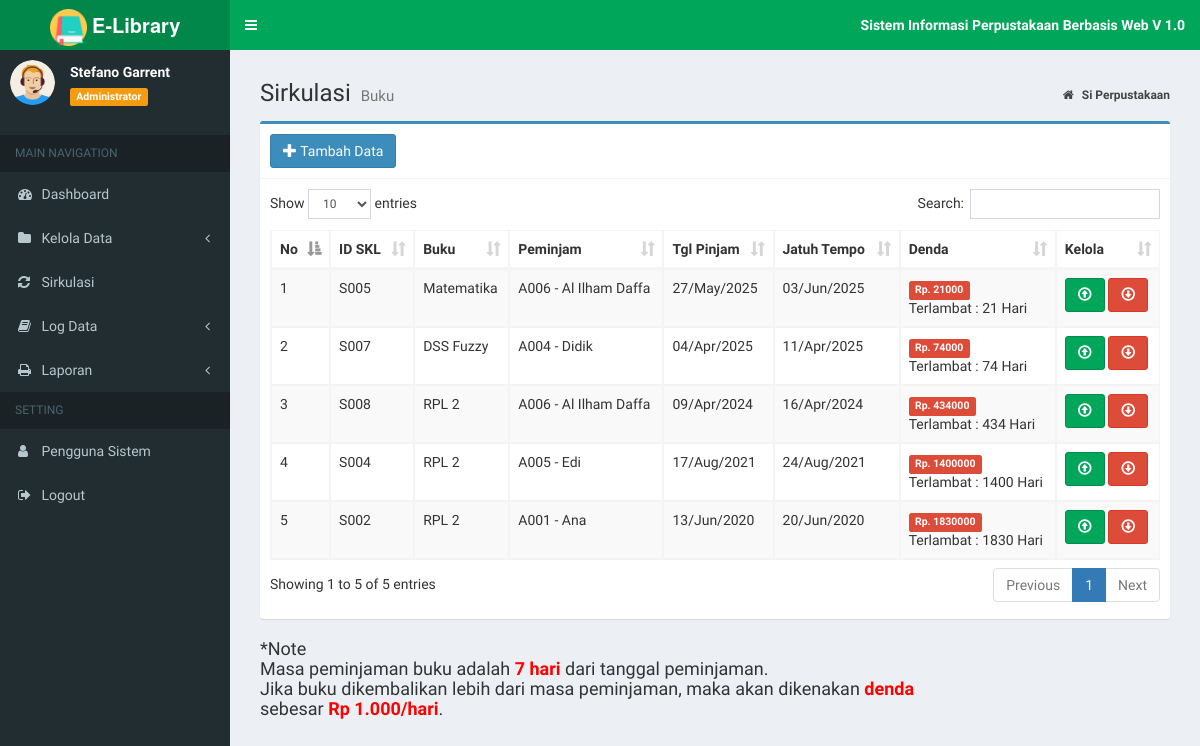
Screenshot of /Admin/WEB-RBPL-main/index.php?page=data_sirkul (signed in) with the database file from the repository.
### tables this page shows
CREATE TABLE `tb_sirkulasi` (
  `id_sk` varchar(20) NOT NULL,
  `id_buku` varchar(10) NOT NULL,
  `id_anggota` varchar(10) NOT NULL,
  `tgl_pinjam` date NOT NULL,
  `tgl_kembali` date NOT NULL,
  `status` enum('PIN','KEM') NOT NULL,
  `tgl_dikembalikan` date DEFAULT NULL
);

CREATE TABLE `tb_buku` (
  `id_buku` varchar(10) NOT NULL,
  `judul_buku` varchar(30) NOT NULL,
  `pengarang` varchar(30) NOT NULL,
  `penerbit` varchar(30) NOT NULL,
  `th_terbit` year(4) NOT NULL
);

CREATE TABLE `tb_anggota` (
  `id_anggota` varchar(10) NOT NULL,
  `nama` varchar(20) NOT NULL,
  `jekel` enum('Laki-laki','Perempuan') NOT NULL,
  `kelas` varchar(50) NOT NULL,
  `no_hp` varchar(15) NOT NULL
);

### Admin/WEB-RBPL-main/admin/sirkul/data_sirkul.php (the view)
<section class="content-header">
	<h1>
		Sirkulasi
		<small>Buku</small>
	</h1>
	<ol class="breadcrumb">
		<li>
			<a href="index.php">
				<i class="fa fa-home"></i>
				<b>Si Perpustakaan</b>
			</a>
		</li>
	</ol>
</section>
<section class="content">
	<div class="box box-primary">
		<div class="box-header with-border">
			<a href="?page=add_sirkul" title="Tambah Data" class="btn btn-primary">
				<i class="glyphicon glyphicon-plus"></i> Tambah Data</a>
		</div>
		<div class="box-body">
			<div class="table-responsive">
				<table id="example1" class="table table-bordered table-striped">
					<thead>
						<tr>
							<th>No</th>
							<th>ID SKL</th>
							<th>Buku</th>
							<th>Peminjam</th>
							<th>Tgl Pinjam</th>
							<th>Jatuh Tempo</th>
							<th>Denda</th>
							<th>Kelola</th>
						</tr>
					</thead>
					<tbody>
						<?php
						$no = 1;
						$sql = $koneksi->query("SELECT s.id_sk, b.judul_buku,
				  a.id_anggota,
				  a.nama,
				  s.tgl_pinjam,
				  s.tgl_kembali
                  from tb_sirkulasi s inner join tb_buku b on s.id_buku=b.id_buku
				  inner join tb_anggota a on s.id_anggota=a.id_anggota where status='PIN' order by tgl_pinjam desc");
						while ($data = $sql->fetch_assoc()) {
						?>
							<tr>
								<td>
									<?php echo $no++; ?>
								</td>
								<td>
									<?php echo $data['id_sk']; ?>
								</td>
								<td>
									<?php echo $data['judul_buku']; ?>
								</td>
								<td>
									<?php echo $data['id_anggota']; ?>
									-
									<?php echo $data['nama']; ?>
								</td>
								<td>
									<?php $tgl = $data['tgl_pinjam'];
									echo date("d/M/Y", strtotime($tgl)) ?>
								</td>
								<td>
									<?php $tgl = $data['tgl_kembali'];
									echo date("d/M/Y", strtotime($tgl)) ?>
								</td>
								<?php
								$u_denda = 1000;
								$tgl1 = date("Y-m-d");
								$tgl2 = $data['tgl_kembali'];
								$pecah1 = explode("-", $tgl1);
								$date1 = $pecah1[2];
								$month1 = $pecah1[1];
								$year1 = $pecah1[0];
								$pecah2 = explode("-", $tgl2);
								$date2 = $pecah2[2];
								$month2 = $pecah2[1];
								$year2 =  $pecah2[0];
								$jd1 = GregorianToJD($month1, $date1, $year1);
								$jd2 = GregorianToJD($month2, $date2, $year2);
								$selisih = $jd1 - $jd2;
								$denda = $selisih * $u_denda;
								?>
								<td>
									<?php if ($selisih <= 0) { ?>
										<span class="label label-primary">Masa Peminjaman</span>
									<?php } elseif ($selisih > 0) { ?>
										<span class="label label-danger">
											Rp.
											<?= $denda ?>
										</span>
										<br> Terlambat :
										<?= $selisih ?>
										Hari
								</td>
							<?php } ?>
							<td>
								<a href="?page=panjang&kode=<?php echo $data['id_sk']; ?>" onclick="return confirm('Perpanjang Data Ini ?')" title="Perpanjang" class="btn btn-success">
									<i class="glyphicon glyphicon-upload"></i>
								</a>
								<a href="?page=kembali&kode=<?php echo $data['id_sk']; ?>" onclick="return confirm('Kembalikan Buku Ini ?')" title="Kembalikan" class="btn btn-danger">
									<i class="glyphicon glyphicon-download"></i>
							</td>
							</tr>
						<?php
						}
						?>
					</tbody>
				</table>
			</div>
		</div>
	</div>
	<h4> *Note
		<br> Masa peminjaman buku adalah <span style="color:red; font-weight:bold;">7 hari</span> dari tanggal peminjaman.
		<br> Jika buku dikembalikan lebih dari masa peminjaman, maka akan dikenakan <span style="color:red; font-weight:bold;">denda</span>
		<br> sebesar <span style="color:red; font-weight:bold;">Rp 1.000/hari</span>.
	</h4>
</section>

### rows the page displays
tb_sirkulasi: id_sk "S005", id_buku.judul_buku "Matematika", id_anggota.id_anggota "A006", id_anggota.nama "Al Ilham Daffa", tgl_pinjam "27/May/2025", tgl_kembali "03/Jun/2025", tgl_kembali "21000", tgl_kembali "21"
tb_sirkulasi: id_sk "S007", id_buku.judul_buku "DSS Fuzzy", id_anggota.id_anggota "A004", id_anggota.nama "Didik", tgl_pinjam "04/Apr/2025", tgl_kembali "11/Apr/2025", tgl_kembali "74000", tgl_kembali "74"
tb_sirkulasi: id_sk "S008", id_buku.judul_buku "RPL 2", id_anggota.id_anggota "A006", id_anggota.nama "Al Ilham Daffa", tgl_pinjam "09/Apr/2024", tgl_kembali "16/Apr/2024", tgl_kembali "434000", tgl_kembali "434"
tb_sirkulasi: id_sk "S004", id_buku.judul_buku "RPL 2", id_anggota.id_anggota "A005", id_anggota.nama "Edi", tgl_pinjam "17/Aug/2021", tgl_kembali "24/Aug/2021", tgl_kembali "1400000", tgl_kembali "1400"
tb_sirkulasi: id_sk "S002", id_buku.judul_buku "RPL 2", id_anggota.id_anggota "A001", id_anggota.nama "Ana", tgl_pinjam "13/Jun/2020", tgl_kembali "20/Jun/2020", tgl_kembali "1830000", tgl_kembali "1830"

### other values shown
$data_nama "Stefano Garrent"
$data_level "Administrator"
